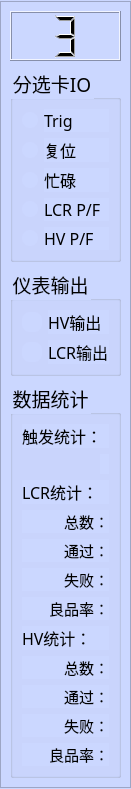
<?xml version="1.0" encoding="UTF-8"?>
<ui version="4.0">
 <class>clsSignalDisplayWidget</class>
 <widget class="QWidget" name="clsSignalDisplayWidget">
  <property name="geometry">
   <rect>
    <x>0</x>
    <y>0</y>
    <width>126</width>
    <height>754</height>
   </rect>
  </property>
  <property name="windowTitle">
   <string>Form</string>
  </property>
  <property name="styleSheet">
   <string notr="true">	background-color: rgb(203, 215, 255);
</string>
  </property>
  <layout class="QVBoxLayout" name="verticalLayout">
   <property name="spacing">
    <number>0</number>
   </property>
   <property name="leftMargin">
    <number>0</number>
   </property>
   <property name="topMargin">
    <number>1</number>
   </property>
   <property name="rightMargin">
    <number>0</number>
   </property>
   <property name="bottomMargin">
    <number>1</number>
   </property>
   <item>
    <widget class="QFrame" name="frame">
     <property name="frameShape">
      <enum>QFrame::StyledPanel</enum>
     </property>
     <property name="frameShadow">
      <enum>QFrame::Raised</enum>
     </property>
     <layout class="QVBoxLayout" name="verticalLayout_3">
      <item>
       <widget class="QLCDNumber" name="lcdNumber">
        <property name="minimumSize">
         <size>
          <width>0</width>
          <height>50</height>
         </size>
        </property>
        <property name="font">
         <font>
          <family>Arial</family>
          <pointsize>14</pointsize>
          <weight>75</weight>
          <bold>true</bold>
         </font>
        </property>
        <property name="lineWidth">
         <number>1</number>
        </property>
        <property name="midLineWidth">
         <number>0</number>
        </property>
        <property name="smallDecimalPoint">
         <bool>false</bool>
        </property>
        <property name="digitCount">
         <number>1</number>
        </property>
        <property name="mode">
         <enum>QLCDNumber::Dec</enum>
        </property>
        <property name="segmentStyle">
         <enum>QLCDNumber::Filled</enum>
        </property>
        <property name="intValue" stdset="0">
         <number>3</number>
        </property>
       </widget>
      </item>
      <item>
       <widget class="QGroupBox" name="groupBox_2">
        <property name="font">
         <font>
          <family>楷体</family>
          <pointsize>14</pointsize>
         </font>
        </property>
        <property name="title">
         <string>分选卡IO</string>
        </property>
        <layout class="QGridLayout" name="gridLayout">
         <item row="0" column="0">
          <widget class="QLabel" name="lblTrig">
           <property name="minimumSize">
            <size>
             <width>16</width>
             <height>16</height>
            </size>
           </property>
           <property name="maximumSize">
            <size>
             <width>16</width>
             <height>16</height>
            </size>
           </property>
           <property name="styleSheet">
            <string notr="true">border-radius:8px;</string>
           </property>
           <property name="text">
            <string/>
           </property>
           <property name="pixmap">
            <pixmap resource="../images/res.qrc">:/dotGreen.png</pixmap>
           </property>
           <property name="scaledContents">
            <bool>true</bool>
           </property>
          </widget>
         </item>
         <item row="0" column="1">
          <widget class="QLabel" name="label_4">
           <property name="font">
            <font>
             <family>楷体</family>
             <pointsize>12</pointsize>
            </font>
           </property>
           <property name="text">
            <string>Trig</string>
           </property>
          </widget>
         </item>
         <item row="1" column="0">
          <widget class="QLabel" name="lblReset">
           <property name="minimumSize">
            <size>
             <width>16</width>
             <height>16</height>
            </size>
           </property>
           <property name="maximumSize">
            <size>
             <width>16</width>
             <height>16</height>
            </size>
           </property>
           <property name="styleSheet">
            <string notr="true">border-radius:8px;</string>
           </property>
           <property name="text">
            <string/>
           </property>
           <property name="pixmap">
            <pixmap resource="../images/res.qrc">:/dotGreen.png</pixmap>
           </property>
           <property name="scaledContents">
            <bool>true</bool>
           </property>
          </widget>
         </item>
         <item row="1" column="1">
          <widget class="QLabel" name="label_5">
           <property name="font">
            <font>
             <family>楷体</family>
             <pointsize>12</pointsize>
            </font>
           </property>
           <property name="text">
            <string>复位</string>
           </property>
          </widget>
         </item>
         <item row="2" column="0">
          <widget class="QLabel" name="lblBusySatusLed">
           <property name="minimumSize">
            <size>
             <width>16</width>
             <height>16</height>
            </size>
           </property>
           <property name="maximumSize">
            <size>
             <width>16</width>
             <height>16</height>
            </size>
           </property>
           <property name="styleSheet">
            <string notr="true"> border-radius:8px;</string>
           </property>
           <property name="text">
            <string/>
           </property>
           <property name="pixmap">
            <pixmap resource="../images/res.qrc">:/dotGreen.png</pixmap>
           </property>
           <property name="scaledContents">
            <bool>true</bool>
           </property>
          </widget>
         </item>
         <item row="2" column="1">
          <widget class="QLabel" name="label">
           <property name="font">
            <font>
             <family>楷体</family>
             <pointsize>12</pointsize>
            </font>
           </property>
           <property name="text">
            <string>忙碌</string>
           </property>
          </widget>
         </item>
         <item row="3" column="0">
          <widget class="QLabel" name="lblLCRStatusLed">
           <property name="minimumSize">
            <size>
             <width>16</width>
             <height>16</height>
            </size>
           </property>
           <property name="maximumSize">
            <size>
             <width>16</width>
             <height>16</height>
            </size>
           </property>
           <property name="styleSheet">
            <string notr="true">border-radius:8px;</string>
           </property>
           <property name="text">
            <string/>
           </property>
           <property name="pixmap">
            <pixmap resource="../images/res.qrc">:/dotGreen.png</pixmap>
           </property>
           <property name="scaledContents">
            <bool>true</bool>
           </property>
          </widget>
         </item>
         <item row="3" column="1">
          <widget class="QLabel" name="label_2">
           <property name="font">
            <font>
             <family>楷体</family>
             <pointsize>12</pointsize>
            </font>
           </property>
           <property name="text">
            <string>LCR P/F</string>
           </property>
          </widget>
         </item>
         <item row="4" column="0">
          <widget class="QLabel" name="lblHVStatusLed">
           <property name="minimumSize">
            <size>
             <width>16</width>
             <height>16</height>
            </size>
           </property>
           <property name="maximumSize">
            <size>
             <width>16</width>
             <height>16</height>
            </size>
           </property>
           <property name="styleSheet">
            <string notr="true">border-radius:8px;</string>
           </property>
           <property name="text">
            <string/>
           </property>
           <property name="pixmap">
            <pixmap resource="../images/res.qrc">:/dotGreen.png</pixmap>
           </property>
           <property name="scaledContents">
            <bool>true</bool>
           </property>
          </widget>
         </item>
         <item row="4" column="1">
          <widget class="QLabel" name="label_3">
           <property name="font">
            <font>
             <family>楷体</family>
             <pointsize>12</pointsize>
            </font>
           </property>
           <property name="text">
            <string>HV P/F</string>
           </property>
          </widget>
         </item>
        </layout>
       </widget>
      </item>
      <item>
       <widget class="QGroupBox" name="groupBox">
        <property name="font">
         <font>
          <family>楷体</family>
          <pointsize>14</pointsize>
         </font>
        </property>
        <property name="title">
         <string>仪表输出</string>
        </property>
        <layout class="QGridLayout" name="gridLayout_2">
         <item row="0" column="0">
          <widget class="QLabel" name="lblHVOutputLed">
           <property name="minimumSize">
            <size>
             <width>20</width>
             <height>20</height>
            </size>
           </property>
           <property name="maximumSize">
            <size>
             <width>20</width>
             <height>20</height>
            </size>
           </property>
           <property name="styleSheet">
            <string notr="true">border-radius:8px;</string>
           </property>
           <property name="text">
            <string/>
           </property>
           <property name="pixmap">
            <pixmap resource="../images/res.qrc">:/dotGreen.png</pixmap>
           </property>
           <property name="scaledContents">
            <bool>true</bool>
           </property>
          </widget>
         </item>
         <item row="0" column="1">
          <widget class="QLabel" name="label_6">
           <property name="font">
            <font>
             <family>楷体</family>
             <pointsize>12</pointsize>
            </font>
           </property>
           <property name="text">
            <string>HV输出</string>
           </property>
          </widget>
         </item>
         <item row="1" column="0">
          <widget class="QLabel" name="lblLcrOutput">
           <property name="minimumSize">
            <size>
             <width>20</width>
             <height>20</height>
            </size>
           </property>
           <property name="maximumSize">
            <size>
             <width>20</width>
             <height>20</height>
            </size>
           </property>
           <property name="styleSheet">
            <string notr="true">border-radius:8px;</string>
           </property>
           <property name="text">
            <string/>
           </property>
           <property name="pixmap">
            <pixmap resource="../images/res.qrc">:/dotGreen.png</pixmap>
           </property>
           <property name="scaledContents">
            <bool>true</bool>
           </property>
          </widget>
         </item>
         <item row="1" column="1">
          <widget class="QLabel" name="label_7">
           <property name="font">
            <font>
             <family>楷体</family>
             <pointsize>12</pointsize>
            </font>
           </property>
           <property name="text">
            <string>LCR输出</string>
           </property>
          </widget>
         </item>
        </layout>
       </widget>
      </item>
      <item>
       <widget class="QGroupBox" name="groupBox_3">
        <property name="font">
         <font>
          <family>楷体</family>
          <pointsize>14</pointsize>
         </font>
        </property>
        <property name="title">
         <string>数据统计</string>
        </property>
        <layout class="QVBoxLayout" name="verticalLayout_2">
         <item>
          <widget class="QLabel" name="label_8">
           <property name="font">
            <font>
             <family>楷体</family>
             <pointsize>12</pointsize>
            </font>
           </property>
           <property name="text">
            <string>触发统计：</string>
           </property>
          </widget>
         </item>
         <item>
          <layout class="QHBoxLayout" name="horizontalLayout">
           <item>
            <spacer name="horizontalSpacer">
             <property name="orientation">
              <enum>Qt::Horizontal</enum>
             </property>
             <property name="sizeHint" stdset="0">
              <size>
               <width>40</width>
               <height>20</height>
              </size>
             </property>
            </spacer>
           </item>
           <item>
            <widget class="QLabel" name="lblTrigSpeed">
             <property name="font">
              <font>
               <family>楷体</family>
               <pointsize>11</pointsize>
              </font>
             </property>
             <property name="text">
              <string/>
             </property>
            </widget>
           </item>
          </layout>
         </item>
         <item>
          <widget class="QLabel" name="label_9">
           <property name="font">
            <font>
             <family>楷体</family>
             <pointsize>12</pointsize>
            </font>
           </property>
           <property name="text">
            <string>LCR统计：</string>
           </property>
          </widget>
         </item>
         <item>
          <widget class="QLabel" name="lblLcrTotle">
           <property name="font">
            <font>
             <family>楷体</family>
             <pointsize>11</pointsize>
            </font>
           </property>
           <property name="text">
            <string>总数：</string>
           </property>
           <property name="alignment">
            <set>Qt::AlignRight|Qt::AlignTrailing|Qt::AlignVCenter</set>
           </property>
          </widget>
         </item>
         <item>
          <widget class="QLabel" name="lblLcrPass">
           <property name="font">
            <font>
             <family>楷体</family>
             <pointsize>11</pointsize>
            </font>
           </property>
           <property name="text">
            <string>通过：</string>
           </property>
           <property name="alignment">
            <set>Qt::AlignRight|Qt::AlignTrailing|Qt::AlignVCenter</set>
           </property>
          </widget>
         </item>
         <item>
          <widget class="QLabel" name="lblLcrFail">
           <property name="font">
            <font>
             <family>楷体</family>
             <pointsize>11</pointsize>
            </font>
           </property>
           <property name="text">
            <string>失败：</string>
           </property>
           <property name="alignment">
            <set>Qt::AlignRight|Qt::AlignTrailing|Qt::AlignVCenter</set>
           </property>
          </widget>
         </item>
         <item>
          <widget class="QLabel" name="lblLcrPassRate">
           <property name="font">
            <font>
             <family>楷体</family>
             <pointsize>11</pointsize>
            </font>
           </property>
           <property name="text">
            <string>良品率：</string>
           </property>
           <property name="alignment">
            <set>Qt::AlignRight|Qt::AlignTrailing|Qt::AlignVCenter</set>
           </property>
          </widget>
         </item>
         <item>
          <widget class="QLabel" name="label_16">
           <property name="font">
            <font>
             <family>楷体</family>
             <pointsize>12</pointsize>
            </font>
           </property>
           <property name="text">
            <string>HV统计：</string>
           </property>
          </widget>
         </item>
         <item>
          <widget class="QLabel" name="lblHVTotle">
           <property name="font">
            <font>
             <family>楷体</family>
             <pointsize>11</pointsize>
            </font>
           </property>
           <property name="text">
            <string>总数：</string>
           </property>
           <property name="alignment">
            <set>Qt::AlignRight|Qt::AlignTrailing|Qt::AlignVCenter</set>
           </property>
          </widget>
         </item>
         <item>
          <widget class="QLabel" name="lblHVPass">
           <property name="font">
            <font>
             <family>楷体</family>
             <pointsize>11</pointsize>
            </font>
           </property>
           <property name="text">
            <string>通过：</string>
           </property>
           <property name="alignment">
            <set>Qt::AlignRight|Qt::AlignTrailing|Qt::AlignVCenter</set>
           </property>
          </widget>
         </item>
         <item>
          <widget class="QLabel" name="lblHVFail">
           <property name="font">
            <font>
             <family>楷体</family>
             <pointsize>11</pointsize>
            </font>
           </property>
           <property name="text">
            <string>失败：</string>
           </property>
           <property name="alignment">
            <set>Qt::AlignRight|Qt::AlignTrailing|Qt::AlignVCenter</set>
           </property>
          </widget>
         </item>
         <item>
          <widget class="QLabel" name="lblHVPassRate">
           <property name="font">
            <font>
             <family>楷体</family>
             <pointsize>11</pointsize>
            </font>
           </property>
           <property name="text">
            <string>良品率：</string>
           </property>
           <property name="alignment">
            <set>Qt::AlignRight|Qt::AlignTrailing|Qt::AlignVCenter</set>
           </property>
          </widget>
         </item>
        </layout>
       </widget>
      </item>
      <item>
       <spacer name="verticalSpacer">
        <property name="orientation">
         <enum>Qt::Vertical</enum>
        </property>
        <property name="sizeHint" stdset="0">
         <size>
          <width>20</width>
          <height>434</height>
         </size>
        </property>
       </spacer>
      </item>
     </layout>
    </widget>
   </item>
  </layout>
 </widget>
 <resources>
  <include location="../images/res.qrc"/>
  <include location="../images/res.qrc"/>
  <include location="../images/res.qrc"/>
 </resources>
 <connections/>
</ui>
